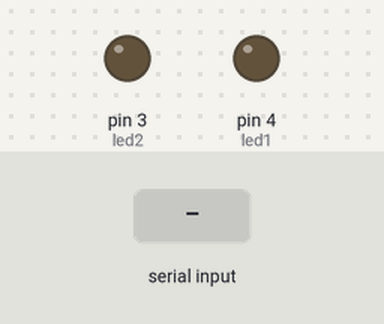
Recording of a sketch running on a simulated Arduino Uno, built with avr-gcc and run on an emulated ATmega328P. Parts: output pins drawn as LEDs (lit = HIGH). The inputs (shaded band) are chosen by the test bench.

Above: at 1.2 s.
1.3 s: "1" received over Serial
At 2.0 s:
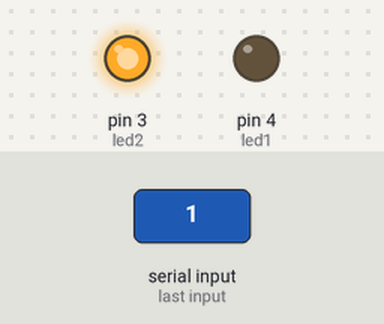
2.8 s: "2" received over Serial
At 3.1 s:
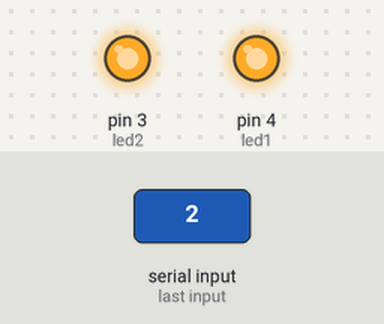
Timing chart, 0 to 5.8 s (numbered marks = the images above; inputs shaded):
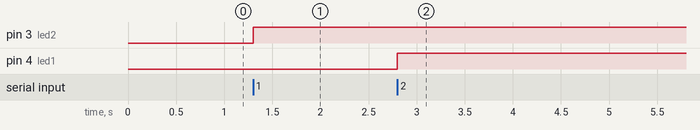

Measured:
- after the input at 1.3 s, pin 3 (led2): LOW → HIGH at once
- after the input at 2.8 s, pin 4 (led1): LOW → HIGH at once

The sketch:

Basic_Primary_with_Brake_Light.ino
```cpp
const int led1 = 4;
const int led2 = 3;
int currentBrightness = 0;
bool led1State = false;

void setup() {
  Serial.begin(9600);

  pinMode(led1, OUTPUT);
  pinMode(led2, OUTPUT);

  analogWrite(led1, currentBrightness);
  digitalWrite(led2, LOW);
}

void loop() {
  if (Serial.available() > 0) {
    char command = Serial.read();

    switch (command) {
      case '1':
        if (currentBrightness == 0 || currentBrightness == 255) {
          analogWrite(led1, 80);
          currentBrightness = 80;
          digitalWrite(led2, HIGH);
          led1State = true;
        } else {
          analogWrite(led1, 0);
          currentBrightness = 0;
          digitalWrite(led2, LOW);
          led1State = false;
        }
        break;

      case '2':
        if (led1State) {
          if (currentBrightness == 80) {
            analogWrite(led1, 255);
            currentBrightness = 255;
          } else {
            analogWrite(led1, 80);
            currentBrightness = 80;
          }
        } else {
          if (currentBrightness == 0) {
            analogWrite(led1, 255);
            currentBrightness = 255;
          } else {
            analogWrite(led1, 0);
            currentBrightness = 0;
          }
        }
        break;
    }
  }
}
```
